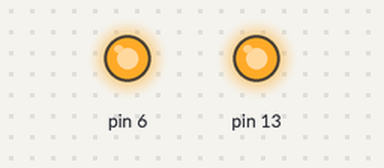
This sketch was run on a simulated Arduino Uno, built with avr-gcc and run on an emulated ATmega328P. On the bench: output pins drawn as LEDs (lit = HIGH).

Above: at 1.5 s.
At 4.5 s:
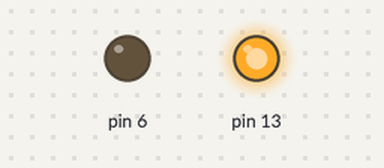
Timing chart, 0 to 7.8 s (numbered marks = the images above):
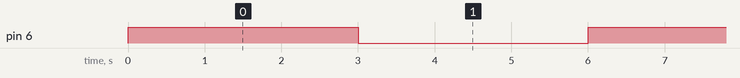

Measured:
- by itself, pin 6: alternates HIGH for 3.0 s and LOW for 3.0 s

The sketch:

Relay_LED.ino
```cpp
void setup() {

pinMode(6, OUTPUT);
pinMode(13, OUTPUT);
digitalWrite(13, HIGH);
Serial.begin(9600);
}

void loop() {
  digitalWrite(6, HIGH);
  delay(3000);
  digitalWrite(6, LOW);
  delay(3000);

}
```
